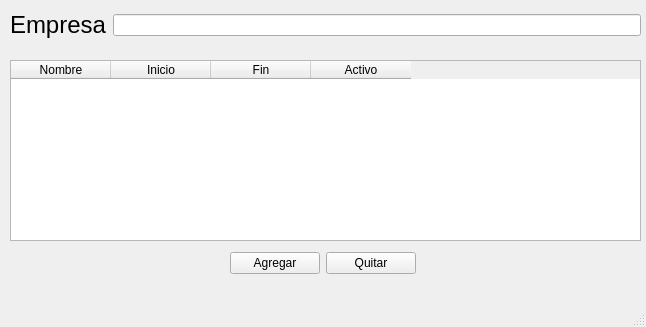
<?xml version="1.0" encoding="UTF-8"?>
<ui version="4.0">
 <class>MainWindow</class>
 <widget class="QMainWindow" name="MainWindow">
  <property name="geometry">
   <rect>
    <x>0</x>
    <y>0</y>
    <width>646</width>
    <height>327</height>
   </rect>
  </property>
  <property name="windowTitle">
   <string>MainWindow</string>
  </property>
  <widget class="QWidget" name="centralwidget">
   <widget class="QTableWidget" name="tbl_fiel">
    <property name="geometry">
     <rect>
      <x>10</x>
      <y>60</y>
      <width>631</width>
      <height>181</height>
     </rect>
    </property>
    <column>
     <property name="text">
      <string>Nombre</string>
     </property>
    </column>
    <column>
     <property name="text">
      <string>Inicio</string>
     </property>
    </column>
    <column>
     <property name="text">
      <string>Fin</string>
     </property>
    </column>
    <column>
     <property name="text">
      <string>Activo</string>
     </property>
    </column>
   </widget>
   <widget class="QWidget" name="">
    <property name="geometry">
     <rect>
      <x>10</x>
      <y>10</y>
      <width>631</width>
      <height>30</height>
     </rect>
    </property>
    <layout class="QHBoxLayout" name="horizontalLayout">
     <item>
      <widget class="QLabel" name="label">
       <property name="font">
        <font>
         <pointsize>18</pointsize>
        </font>
       </property>
       <property name="text">
        <string>Empresa</string>
       </property>
      </widget>
     </item>
     <item>
      <widget class="QLineEdit" name="txt_empresa"/>
     </item>
    </layout>
   </widget>
   <widget class="QWidget" name="">
    <property name="geometry">
     <rect>
      <x>230</x>
      <y>250</y>
      <width>186</width>
      <height>27</height>
     </rect>
    </property>
    <layout class="QHBoxLayout" name="horizontalLayout_2">
     <item>
      <widget class="QPushButton" name="btn_add">
       <property name="text">
        <string>Agregar</string>
       </property>
      </widget>
     </item>
     <item>
      <widget class="QPushButton" name="btn_delete">
       <property name="text">
        <string>Quitar</string>
       </property>
      </widget>
     </item>
    </layout>
   </widget>
  </widget>
  <widget class="QMenuBar" name="menubar">
   <property name="geometry">
    <rect>
     <x>0</x>
     <y>0</y>
     <width>646</width>
     <height>22</height>
    </rect>
   </property>
  </widget>
  <widget class="QStatusBar" name="statusbar"/>
 </widget>
 <resources/>
 <connections/>
</ui>
